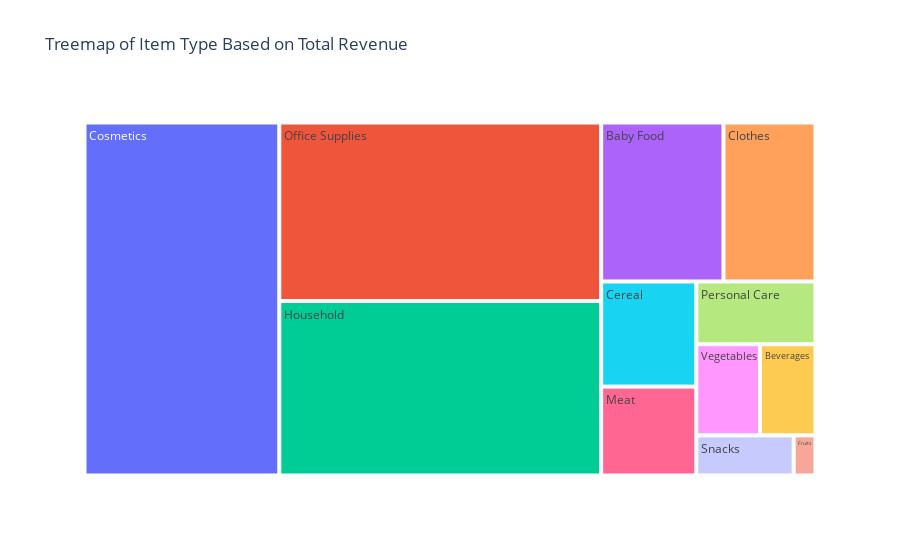

This figure's notebook cell:
### Code cell
fig = px.treemap(data_frame = Item_type_df, path = ["Item Type"], values = "Total Revenue", title = "Treemap of Item Type Based on Total Revenue")
fig.show()

### Figure 1 — Plotly figure (JSON) as saved in the notebook; plotly's stock layout.template omitted (floating-point values rounded to 4 significant figures)
{"data": [{"branchvalues": "total", "domain": {"x": [0, 1], "y": [0, 1]}, "hovertemplate": "labels=%{label}<br>Total Revenue=%{value}<br>parent=%{parent}<br>id=%{id}<extra></extra>", "ids": ["Baby Food", "Beverages", "Cereal", "Clothes", "Cosmetics", "Fruits", "Household", "Meat", "Office Supplies", "Personal Care", "Snacks", "Vegetables"], "labels": ["Baby Food", "Beverages", "Cereal", "Clothes", "Cosmetics", "Fruits", "Household", "Meat", "Office Supplies", "Personal Care", "Snacks", "Vegetables"], "name": "", "parents": ["", "", "", "", "", "", "", "", "", "", "", ""], "type": "treemap", "values": [10350000.0, 2691000.0, 5323000.0, 7787000.0, 36600000.0, 466500.0, 29890000.0, 4504000.0, 30590000.0, 3981000.0, 2081000.0, 3089000.0]}], "layout": {"legend": {"tracegroupgap": 0}, "title": {"text": "Treemap of Item Type Based on Total Revenue"}}}
